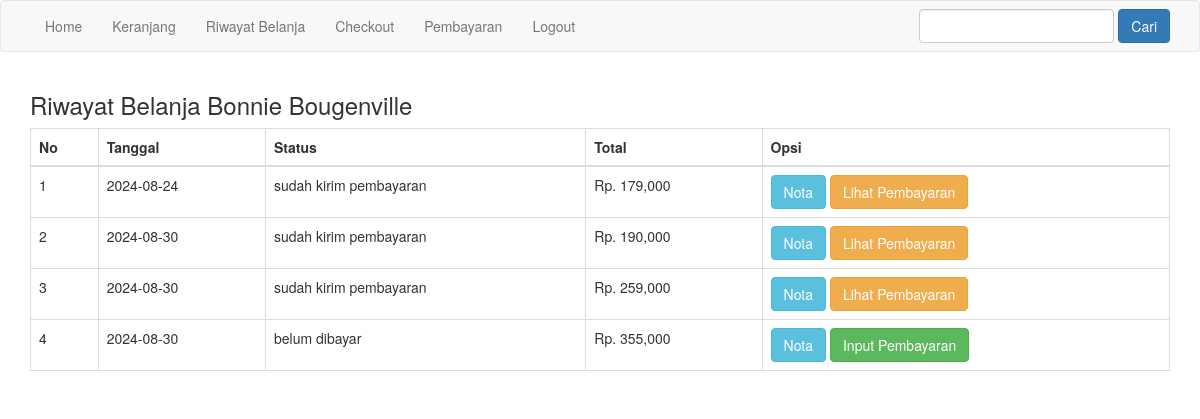
The app's page /riwayat.php (signed in) with its own data.
### tables this page shows
CREATE TABLE `pembelian` (
  `id_pembelian` int(11) NOT NULL,
  `id_pelanggan` int(11) NOT NULL,
  `id_ongkir` int(11) NOT NULL,
  `tanggal_pembelian` date NOT NULL,
  `total_pembelian` int(11) NOT NULL,
  `nama_kota` varchar(100) NOT NULL,
  `tarif` int(11) NOT NULL,
  `alamat_pengiriman` text NOT NULL,
  `status_pembelian` varchar(100) NOT NULL DEFAULT 'belum dibayar',
  `resi_pengriman` varchar(50) NOT NULL
);

### riwayat.php (the view, shortened to what this page needs)
<?php
include 'koneksi.php';
?>
<!DOCTYPE html>
<html>
<head>
    <link rel="stylesheet" href="admin/assets/css/bootstrap.css">
</head>
<body>
<?php include 'menu.php'; ?>
<section class="riwayat">
    <div class="container">
    <h3>Riwayat Belanja <?php echo $_SESSION["pelanggan"]["nama_pelanggan"] ?></h3>
    <table class="table table-bordered">
            <thead>
                <tr>
                    <th>No</th>
                    <th>Tanggal</th>
                    <th>Status</th>
                    <th>Total</th>
                    <th>Opsi</th>
                </tr>
            </thead>
            <tbody>
                <?php
                $nomor=1;
                $id_pelanggan = $_SESSION["pelanggan"]['id_pelanggan'];
                $ambil = $koneksi->query("SELECT * FROM pembelian WHERE id_pelanggan='$id_pelanggan'");
                while($pecah = $ambil->fetch_assoc()){
                ?>
                <tr>
                    <td><?php echo $nomor; ?></td>
                    <td><?php echo $pecah["tanggal_pembelian"] ?></td>
                    <td>
                        <?php echo $pecah["status_pembelian"] ?>
                        <br>
                    </td>
                    <td>Rp. <?php echo number_format($pecah["total_pembelian"]) ?></td>
                    <td>
                        <a href="nota.php?id=<?php echo $pecah["id_pembelian"] ?>" class="btn btn-info">Nota</a>
                        <?php if ($pecah['status_pembelian']=="belum dibayar"): ?>
                        <a href="pembayaran.php?id=<?php echo $pecah["id_pembelian"] ?>" class="btn btn-success">Input Pembayaran</a>
                        <?php else: ?>
                        <a href="lihat_pembayaran.php?id=<?php echo $pecah["id_pembelian"]; ?>" class="btn btn-warning">Lihat Pembayaran</a>
                <?php endif ?>
            </td>
         </tr>
              <?php $nomor++; ?>
            <?php } ?>
</div>
</section>
</body>
</html>

### menu.php
<nav class="navbar navbar-default">
    <div class="container">
        <ul class="nav navbar-nav">
            <li><a href="index.php">Home</a></li>
            <li><a href="keranjang.php">Keranjang</a></li>
            <?php if (isset($_SESSION["pelanggan"])): ?>
                <li><a href="riwayat.php">Riwayat Belanja</a></li>
             <?php else: ?>
            <li><a href="login.php">Login</a></li>
            <li><a href="daftar.php">Daftar</a></li>
            <?php endif ?>
            <li><a href="checkout.php">Checkout</a></li>
            <li><a href="pembayaran_produk.php">Pembayaran</a></li>
            <li><a href="logout.php">Logout</a></li>
        </ul>
        <form action="pencarian.php" method="get" class="navbar-form navbar-right">
        <input type="text" class="form-control" name="keyword">
        <button class="btn btn-primary">Cari</button>
        </form>
</div>
</nav>

### records on screen
pembelian: tanggal_pembelian "2024-08-24", status_pembelian "sudah kirim pembayaran", total_pembelian "179,000"
pembelian: tanggal_pembelian "2024-08-30", status_pembelian "sudah kirim pembayaran", total_pembelian "190,000"
pembelian: tanggal_pembelian "2024-08-30", status_pembelian "sudah kirim pembayaran", total_pembelian "259,000"
pembelian: tanggal_pembelian "2024-08-30", status_pembelian "belum dibayar", total_pembelian "355,000"

### other values on screen
$_SESSION["pelanggan"]["nama_pelanggan"] "Bonnie Bougenville"
